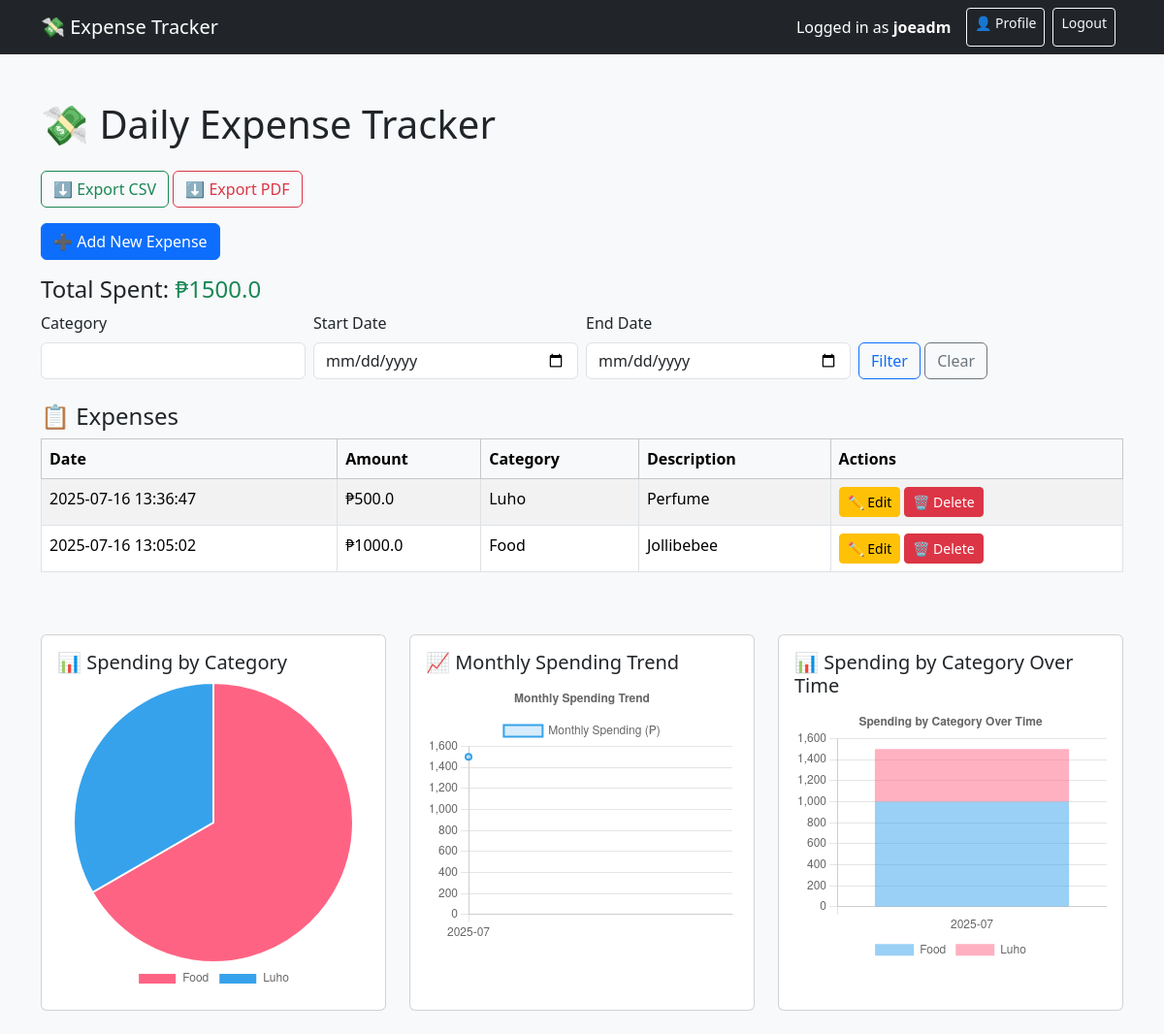
The page / (signed in) on the database its author committed.
### tables this page shows
CREATE TABLE expenses (
            id INTEGER PRIMARY KEY AUTOINCREMENT,
            user_id INTEGER,
            date TEXT,
            amount REAL,
            category TEXT,
            description TEXT, is_recurring INTEGER DEFAULT 0, frequency TEXT DEFAULT 'monthly',
            FOREIGN KEY(user_id) REFERENCES users(id)
        );

### app.py (the view)
@app.route('/')
@login_required
def index():
    check_and_clone_recurring(session['user_id'])
    category = request.args.get("category", "")
    start_date = request.args.get("start_date", "")
    end_date = request.args.get("end_date", "")
    query = "SELECT id, date, amount, category, description FROM expenses WHERE user_id = ?"
    params = [session['user_id']]
    if category:
        query += " AND category = ?"
        params.append(category)
    if start_date:
        query += " AND date >= ?"
        params.append(start_date)
    if end_date:
        query += " AND date <= ?"
        params.append(end_date + " 23:59:59")
    query += " ORDER BY date DESC"
    conn = sqlite3.connect(DB_NAME)
    c = conn.cursor()
    c.execute(query, params)
    expenses = c.fetchall()
    c.execute("SELECT SUM(amount) FROM expenses WHERE user_id = ?", (session['user_id'],))
    total = c.fetchone()[0] or 0
    c.execute("SELECT category, SUM(amount) FROM expenses WHERE user_id = ? GROUP BY category", (session['user_id'],))
    chart_data = c.fetchall()
    c.execute("""
        SELECT strftime('%Y-%m', date) AS month, SUM(amount)
        FROM expenses
        WHERE user_id = ?
        GROUP BY month
        ORDER BY month
    """, (session['user_id'],))
    monthly_summary = c.fetchall()
    c.execute("""
        SELECT strftime('%Y-%m', date) AS month, category, SUM(amount)
        FROM expenses
        WHERE user_id = ?
        GROUP BY month, category
        ORDER BY month
    """, (session['user_id'],))
    rows = c.fetchall()
    from collections import defaultdict
    import json
    category_months = defaultdict(lambda: defaultdict(float))
    all_categories = set()
    for month, cat, amount in rows:
        category_months[month][cat] += amount
        all_categories.add(cat)
    months_sorted = sorted(category_months.keys())
    category_series = []
    for cat in sorted(all_categories):
        category_series.append({
            'label': cat,
            'data': [category_months[m].get(cat, 0) for m in months_sorted]
        })
    conn.close()
    labels = [row[0] for row in chart_data]
    amounts = [row[1] for row in chart_data]
    months = [row[0] for row in monthly_summary]
    monthly_totals = [row[1] for row in monthly_summary]
    return render_template("index.html", expenses=expenses, total=total,
                           category=category, start_date=start_date, end_date=end_date,
                           labels=labels, amounts=amounts,
                           months=months, monthly_totals=monthly_totals,
                           months_sorted=months_sorted, category_series=category_series)

### app.py (called while the page is built, shortened)
def login_required(f):
    @wraps(f)
    def decorated_function(*args, **kwargs):
        if 'user_id' not in session:
            return redirect(url_for('login'))
        return f(*args, **kwargs)
    return decorated_function

def check_and_clone_recurring(user_id):
    today = datetime.now().strftime("%Y-%m-%d")
    conn = sqlite3.connect(DB_NAME)
    c = conn.cursor()
    c.execute("""
        SELECT id, amount, category, description, frequency, MAX(date)
        FROM expenses
        WHERE user_id = ? AND is_recurring = 1
        GROUP BY category, frequency, description
    """, (user_id,))
    recurring = c.fetchall()
    conn.commit()
    conn.close()

### templates/index.html (shortened to what this page needs)
<!DOCTYPE html>
<html>
<head>
    <link href="https://cdn.jsdelivr.net/npm/bootstrap@5.3.3/dist/css/bootstrap.min.css" rel="stylesheet">
</head>
<body class="bg-light">
<nav class="navbar navbar-expand-lg navbar-dark bg-dark mb-4">
    <div class="container">
        <a class="navbar-brand" href="{{ url_for('index') }}">💸 Expense Tracker</a>
        <div class="d-flex ms-auto">
            {% if session.get('username') %}
                <span class="navbar-text text-white me-3">
                Logged in as <strong>{{ session['username'] }}</strong>
                </span>
                <a href="{{ url_for('profile') }}" class="btn btn-outline-light btn-sm me-2">👤 Profile</a>
                <a href="{{ url_for('logout') }}" class="btn btn-outline-light btn-sm me-2">Logout</a>
            {% endif %}
        </div>
    </div>
</nav>
<div class="container py-4">
    <h1 class="mb-4">💸 Daily Expense Tracker</h1>
    <div class="mb-3">
        <a href="{{ url_for('export_csv') }}" class="btn btn-outline-success">⬇️ Export CSV</a>
        <a href="{{ url_for('export_pdf') }}" class="btn btn-outline-danger">⬇️ Export PDF</a>
    </div>
    <a href="{{ url_for('add') }}" class="btn btn-primary mb-3">➕ Add New Expense</a>
    <h4>Total Spent: <span class="text-success">₱{{ total }}</span></h4>
    <form method="GET" class="row g-2 align-items-end mb-4">
        <div class="col-md-3">
            <label class="form-label">Category</label>
            <input type="text" class="form-control" name="category" value="{{ category }}">
        </div>
        <div class="col-md-3">
            <label class="form-label">Start Date</label>
            <input type="date" class="form-control" name="start_date" value="{{ start_date }}">
        </div>
        <div class="col-md-3">
            <label class="form-label">End Date</label>
            <input type="date" class="form-control" name="end_date" value="{{ end_date }}">
        </div>
        <div class="col-md-3">
            <button type="submit" class="btn btn-outline-primary">Filter</button>
            <a href="{{ url_for('index') }}" class="btn btn-outline-secondary">Clear</a>
        </div>
    </form>
    <h4>📋 Expenses</h4>
    <div class="table-responsive">
        <table class="table table-bordered table-striped">
            <thead class="table-light">
                <tr>
                    <th>Date</th>
                    <th>Amount</th>
                    <th>Category</th>
                    <th>Description</th>
                    <th>Actions</th>
                </tr>
            </thead>
            <tbody>
            {% for e in expenses %}
                <tr>
                    <td>{{ e[1] }}</td>
                    <td>₱{{ e[2] }}</td>
                    <td>{{ e[3] }}</td>
                    <td>{{ e[4] }}</td>
                    <td>
                        <a href="{{ url_for('edit', id=e[0]) }}" class="btn btn-sm btn-warning">✏️ Edit</a>
                        <a href="{{ url_for('delete', id=e[0]) }}" class="btn btn-sm btn-danger" onclick="return confirm('Delete this expense?')">🗑️ Delete</a>
                    </td>
                </tr>
            {% endfor %}
            </tbody>
        </table>
    </div>
    <div class="row mt-5">
        <div class="col-md-4">
            <div class="card h-100">
            <div class="card-body">
                <h5 class="card-title">📊 Spending by Category</h5>
                <canvas id="pieChart" height="250"></canvas>
            </div>
            </div>
        </div>
        <div class="col-md-4">
            <div class="card h-100">
            <div class="card-body">
                <h5 class="card-title">📈 Monthly Spending Trend</h5>
                <canvas id="monthlyChart" height="250"></canvas>
            </div>
            </div>
        </div>
        <div class="col-md-4">
            <div class="card h-100">
                <div class="card-body">
                  <h5 class="card-title">📊 Spending by Category Over Time</h5>
                  <canvas id="categoryOverTimeChart" height="250"></canvas>
                </div>
            </div>
        </div>
    </div>
</div>
<script>
    const ctx = document.getElementById('pieChart').getContext('2d');
    new Chart(ctx, {
        type: 'pie',
        data: {
            labels: {{ labels|tojson }},
            datasets: [{
                label: 'Spending by Category',
                data: {{ amounts|tojson }},
                backgroundColor: [
                    '#ff6384', '#36a2eb', '#cc65fe', '#ffce56', '#2ecc71', '#f39c12', '#e74c3c'
                ]
            }]
        },
        options: {
            plugins: {
                legend: {
                    position: 'bottom'
                }
            }
        }
    });
</script>
<script>
    const ctxc = document.getElementById('monthlyChart').getContext('2d');
    const monthlyChart = new Chart(ctxc, {
      type: 'line',
      data: {
        labels: {{ months|tojson }},
        datasets: [{
          label: 'Monthly Spending (₱)',
          data: {{ monthly_totals|tojson }},
          backgroundColor: 'rgba(54, 162, 235, 0.2)',
          borderColor: 'rgba(54, 162, 235, 1)',
          borderWidth: 2,
          fill: true,
          tension: 0.4
        }]
      },
      options: {
        responsive: true,
        plugins: {
          legend: { display: true },
          title: { display: true, text: 'Monthly Spending Trend' }
        },
        scales: {
          y: { beginAtZero: true }
        }
      }
    });
  </script>
<script>
    const overTimeCtx = document.getElementById('categoryOverTimeChart').getContext('2d');
    const categoryOverTimeChart = new Chart(overTimeCtx, {
      type: 'bar',
      data: {
        labels: {{ months_sorted|tojson }},
        datasets: {{ category_series|tojson }}
      },
      options: {
        responsive: true,
        plugins: {
          title: {
            display: true,
            text: 'Spending by Category Over Time'
          },
          legend: {
            position: 'bottom'
          }
        },
        scales: {
          x: { stacked: true },
          y: { stacked: true, beginAtZero: true }
        }
      }
    });
  </script>
</body>
</html>

### rows shown on the page
expenses: date "2025-07-16 13:36:47", amount "500.0", category "Luho", description "Perfume"
expenses: date "2025-07-16 13:05:02", amount "1000.0", category "Food", description "Jollibebee"

### other values the page prints
{{ session['username'] }} "joeadm"
{{ total }} "1500.0"
chart data {{ labels|tojson }} ["Food", "Luho"]
chart data {{ amounts|tojson }} [1000.0, 500.0]
chart data {{ months|tojson }} ["2025-07"]
chart data {{ monthly_totals|tojson }} [1500.0]
